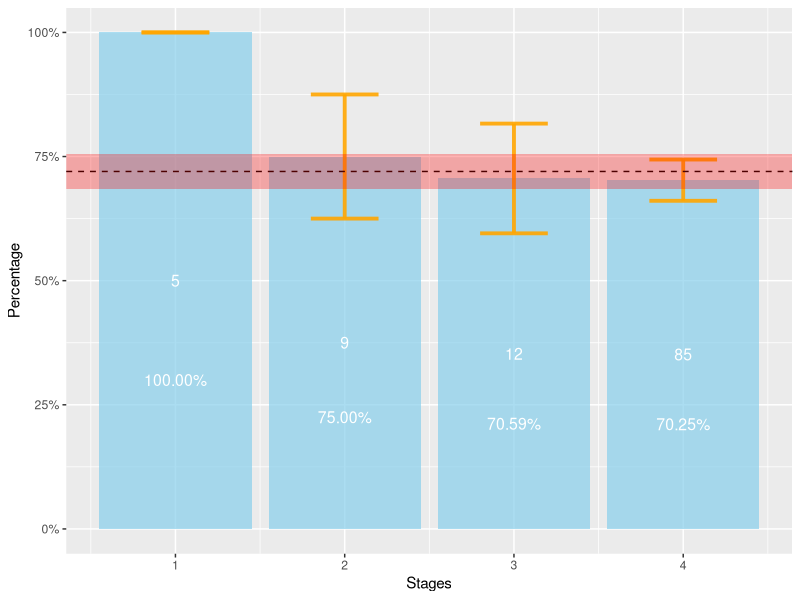
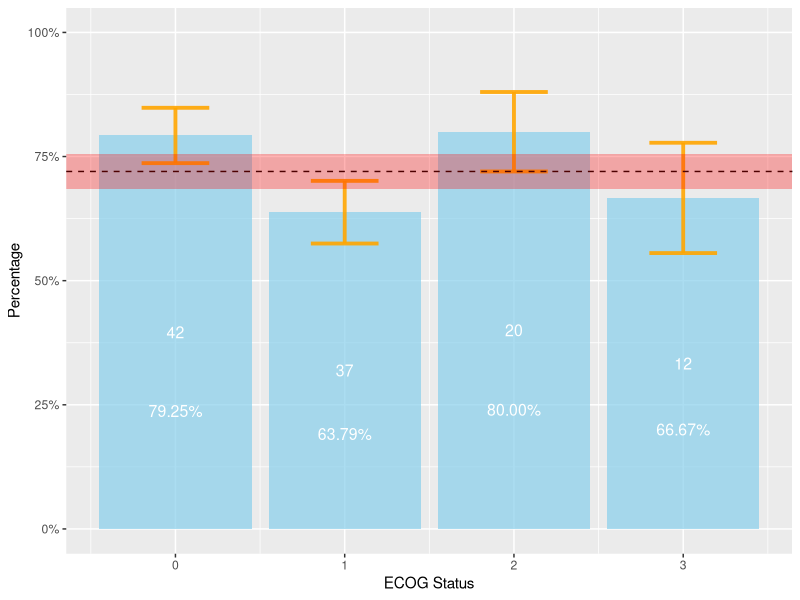
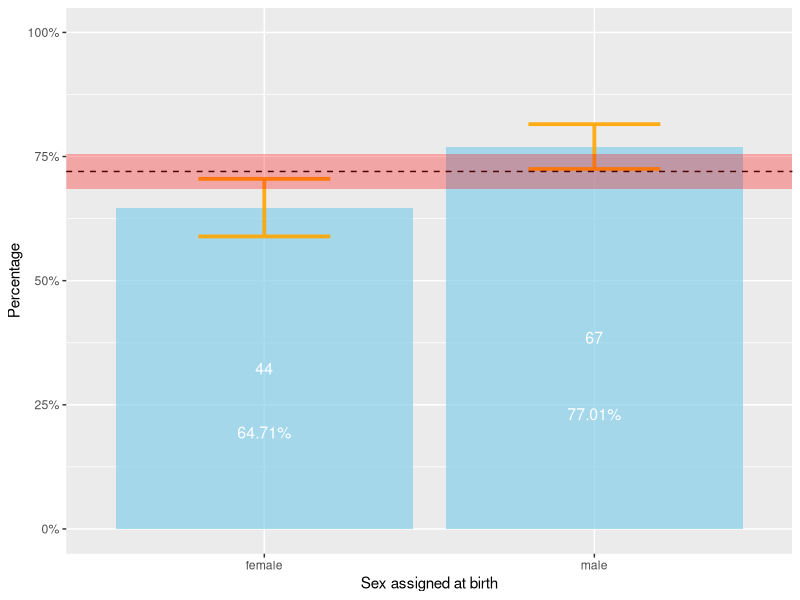
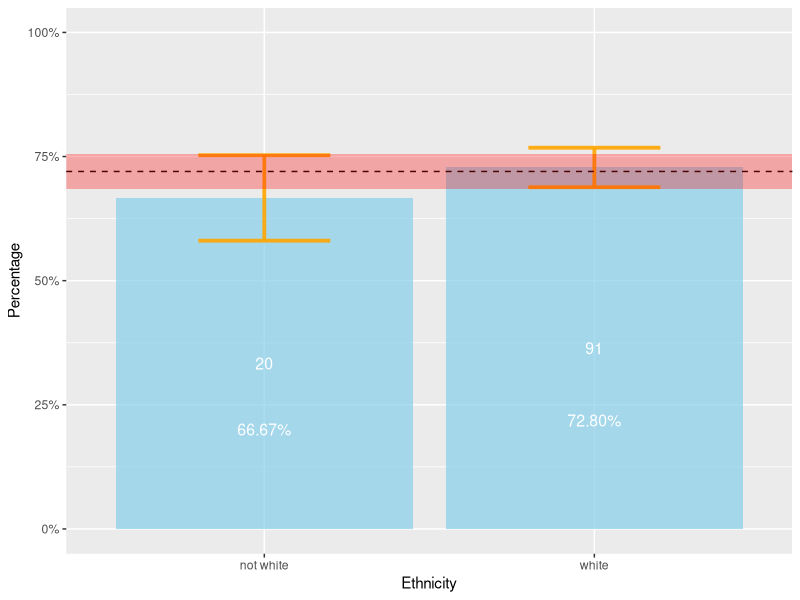
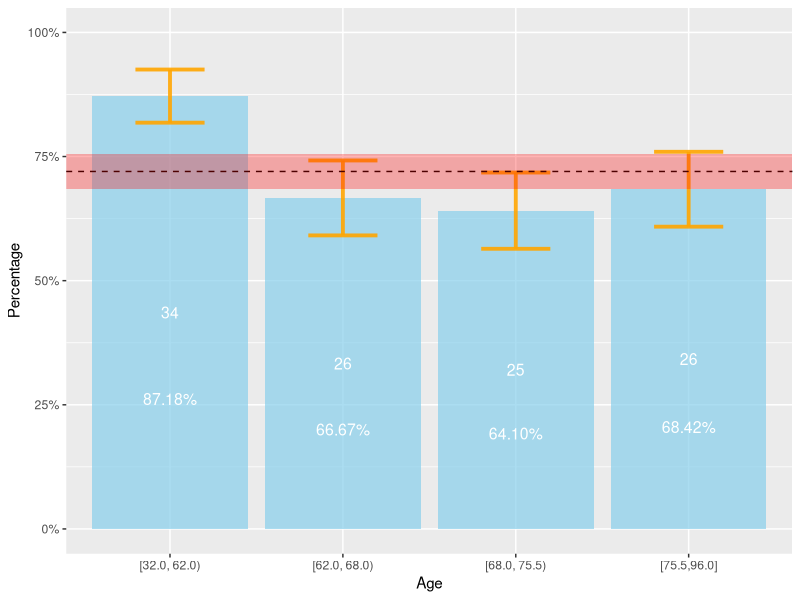
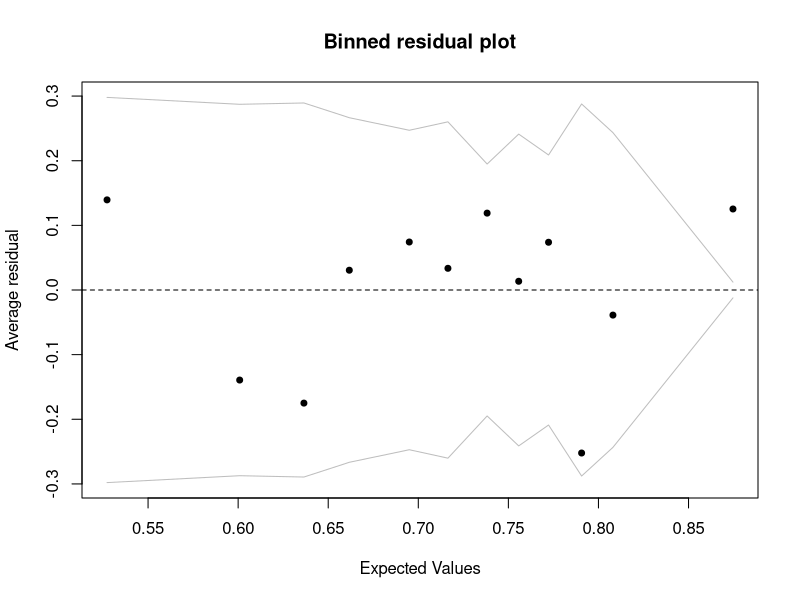

The R source for these figures, in order:
## ---- chunk 1
knitr::opts_chunk$set(echo = TRUE)
## ---- chunk 2
#package we use
library(arm)
library(stringr)
library(dplyr)
library(arm)
library(MASS)
library(tidyverse)
## ---- chunk 3
dat <- read_csv('data.csv')
#second opinion tag 

dat$second_opinion <- str_detect(dat$`Reason No Referral`, pattern = 'second opinion') | str_detect(dat$`Somatic Testing
(y,n,other)`, pattern = 'second opinion')

#number of patients with second opinion
#sum(dat$second_opinion)

#the data we will use for the further analysis(exclude patients with second opinion)
dat_1 <- dat[dat$second_opinion == FALSE,]

#referral rate = ordered test / total number
#re-encoding 
dat_1$test <- ifelse(str_detect(dat_1$`Testing Ordered`, pattern = 'yes'), 1, 0)

#referral rate through time 
dat_1$`Initial Appt (#1-30)`[dat_1$`Initial Appt (#1-30)`> 15 & dat_1$`Initial Appt (#1-30)`< 16]  <- 15
dat_1$`Initial Appt (#1-30)`[dat_1$`Initial Appt (#1-30)`> 22 & dat_1$`Initial Appt (#1-30)`< 23]  <- 22

dat_1$`Genetics Referrals`<- ifelse(dat_1$`# Genetics Referrals` >0, "yes", "no")
dat_1$`Ethnicity/ Ancestry`<- ifelse(dat_1$`Ethnicity/ Ancestry` == "white", "white", "not white")

## ---- chunk 4
# average referral rate
avg_referral <- mean(dat_1$`Genetics Referrals` == 'yes')
#se
sqrt(avg_referral*(1-avg_referral)/nrow(dat_1))
## ---- chunk 5

df5<- dat_1 %>%
  count(`Genetics Referrals`,`Stage at Dx (#0-4)`) %>%
  arrange(`Genetics Referrals`, desc(`Stage at Dx (#0-4)`)) %>% # Rearranging in stacking order  
  group_by(`Stage at Dx (#0-4)`) %>%
  mutate(Freq2 = cumsum(n), # Calculating position of stacked Freq
         prop = n/sum(n),
         percentage = 100* n/sum(n))  # Calculating proportion of Freq

df5$label = paste0(sprintf("%.2f", df5$percentage), "%")
df5$sd<- sqrt( df5$prop*(1-df5$prop) / df5$Freq2)

df_5<- df5 %>% filter(`Genetics Referrals`== "yes")

ggplot(df_5) +
    geom_bar( aes(x=`Stage at Dx (#0-4)`, y=prop), stat="identity", fill="skyblue", alpha=0.7) +
    geom_errorbar(aes(x=`Stage at Dx (#0-4)`, ymin=prop-sd, ymax=prop+sd), width=0.4, colour="orange", alpha=0.9, size=1.3)+
    geom_text(aes(x=`Stage at Dx (#0-4)`, y=prop,label = n), position = position_stack(vjust = 0.5), size = 4, color="white")+
    geom_text(aes(x=`Stage at Dx (#0-4)`, y=prop,label = label), position = position_stack(vjust = 0.3), size = 4, color="white")+
   geom_hline(yintercept = 0.72, color = 'black',linetype  = 2 ) + 
   annotate('ribbon', x = c(-Inf, Inf), ymin = 0.72 -0.036, ymax = 0.72 + 0.036, 
           alpha = 0.3, fill = 'red') + 
    scale_y_continuous(labels = scales::percent)+
    ylab("Percentage")+
    xlab("Stages")
## ---- chunk 6

df6 <- dat_1 %>%
  count(`Genetics Referrals`,`ECOG at Initial (#0-4)`) %>%
  arrange(`Genetics Referrals`, desc(`ECOG at Initial (#0-4)`)) %>% # Rearranging in stacking order  
  group_by(`ECOG at Initial (#0-4)`) %>%
  mutate(Freq2 = cumsum(n), # Calculating position of stacked Freq
         prop = n/sum(n),
         percentage = 100* n/sum(n))  # Calculating proportion of Freq

df6$label = paste0(sprintf("%.2f", df6$percentage), "%")

df6$sd<- sqrt( df6$prop*(1-df6$prop) / df6$Freq2)

df_6<- df6 %>% filter(`Genetics Referrals`== "yes")


ggplot(df_6) +
    geom_bar( aes(x=`ECOG at Initial (#0-4)`, y=prop), stat="identity", fill="skyblue", alpha=0.7) +
    geom_errorbar(aes(x=`ECOG at Initial (#0-4)`, ymin=prop-sd, ymax=prop+sd), width=0.4, colour="orange", alpha=0.9, size=1.3)+
    geom_text(aes(x=`ECOG at Initial (#0-4)`, y=prop,label = n), position = position_stack(vjust = 0.5), size = 4, color="white")+
    geom_text(aes(x=`ECOG at Initial (#0-4)`, y=prop,label = label), position = position_stack(vjust = 0.3), size = 4, color="white")+
      geom_hline(yintercept = 0.72, color = 'black',linetype  = 2 ) + 
   annotate('ribbon', x = c(-Inf, Inf), ymin = 0.72 -0.036, ymax = 0.72 + 0.036, 
           alpha = 0.3, fill = 'red') + 
    scale_y_continuous(labels = scales::percent, limits = c(0,1))+
    ylab("Percentage")+
    xlab("ECOG Status") 
## ---- chunk 7

df7 <- dat_1 %>%
  count(`Genetics Referrals`,`Sex Assigned
at Birth (m/f)`) %>%
  arrange(`Genetics Referrals`, desc(`Sex Assigned
at Birth (m/f)`)) %>% # Rearranging in stacking order  
  group_by(`Sex Assigned
at Birth (m/f)`) %>%
  mutate(Freq2 = cumsum(n), # Calculating position of stacked Freq
         prop = n/sum(n),
         percentage = 100* n/sum(n))  # Calculating proportion of Freq

df7$label = paste0(sprintf("%.2f", df7$percentage), "%")

df7$sd<- sqrt( df7$prop*(1-df7$prop) / df7$Freq2)

df_7<- df7 %>% filter(`Genetics Referrals`== "yes")


ggplot(df_7) +
    geom_bar( aes(x=`Sex Assigned
at Birth (m/f)`, y=prop), stat="identity", fill="skyblue", alpha=0.7) +
    geom_errorbar(aes(x=`Sex Assigned
at Birth (m/f)`, ymin=prop-sd, ymax=prop+sd), width=0.4, colour="orange", alpha=0.9, size=1.3)+
    geom_text(aes(x=`Sex Assigned
at Birth (m/f)`, y=prop,label = n), position = position_stack(vjust = 0.5), size = 4, color="white")+
    geom_text(aes(x=`Sex Assigned
at Birth (m/f)`, y=prop,label = label), position = position_stack(vjust = 0.3), size = 4, color="white")+
      geom_hline(yintercept = 0.72, color = 'black',linetype  = 2 ) + 
   annotate('ribbon', x = c(-Inf, Inf), ymin = 0.72 -0.036, ymax = 0.72 + 0.036, 
           alpha = 0.3, fill = 'red') + 
    scale_y_continuous(labels = scales::percent, limits = c(0,1))+
    ylab("Percentage")+
    xlab("Sex assigned at birth") 
## ---- chunk 8

df8 <- dat_1 %>%
  count(`Genetics Referrals`,`Ethnicity/ Ancestry`) %>%
  arrange(`Genetics Referrals`, desc(`Ethnicity/ Ancestry`)) %>% # Rearranging in stacking order  
  group_by(`Ethnicity/ Ancestry`) %>%
  mutate(Freq2 = cumsum(n), # Calculating position of stacked Freq
         prop = n/sum(n),
         percentage = 100* n/sum(n))  # Calculating proportion of Freq

df8$label = paste0(sprintf("%.2f", df8$percentage), "%")

df8$sd<- sqrt( df8$prop*(1-df8$prop) / df8$Freq2)

df_8<- df8 %>% filter(`Genetics Referrals`== "yes")


ggplot(df_8) +
    geom_bar( aes(x=`Ethnicity/ Ancestry`, y=prop), stat="identity", fill="skyblue", alpha=0.7) +
    geom_errorbar(aes(x=`Ethnicity/ Ancestry`, ymin=prop-sd, ymax=prop+sd), width=0.4, colour="orange", alpha=0.9, size=1.3)+
    geom_text(aes(x=`Ethnicity/ Ancestry`, y=prop,label = n), position = position_stack(vjust = 0.5), size = 4, color="white")+
    geom_text(aes(x=`Ethnicity/ Ancestry`, y=prop,label = label), position = position_stack(vjust = 0.3), size = 4, color="white")+
     geom_hline(yintercept = 0.72, color = 'black',linetype  = 2 ) + 
   annotate('ribbon', x = c(-Inf, Inf), ymin = 0.72 -0.036, ymax = 0.72 + 0.036, 
           alpha = 0.3, fill = 'red') + 
    scale_y_continuous(labels = scales::percent, limits = c(0,1))+
    ylab("Percentage")+
    xlab("Ethnicity") 
## ---- chunk 9
#dat_1$`Age at Dx (#)`
quantile(dat_1$`Age at Dx (#)`)

## ---- chunk 10
dat_1 <- dat_1 %>%
    mutate(quantile = ntile(`Age at Dx (#)`, 4))

df8 <- dat_1 %>%
  count(`Genetics Referrals`,quantile) %>%
  arrange(`Genetics Referrals`, desc(quantile)) %>% # Rearranging in stacking order  
  group_by(quantile) %>%
  mutate(Freq2 = cumsum(n), # Calculating position of stacked Freq
         prop = n/sum(n),
         percentage = 100* n/sum(n))  # Calculating proportion of Freq

df8$label = paste0(sprintf("%.2f", df8$percentage), "%")

df8$sd<- sqrt( df8$prop*(1-df8$prop) / df8$Freq2)

df_8<- df8 %>% filter(`Genetics Referrals`== "yes")

df_8$interval <- c("[75.5,96.0]", "[68.0, 75.5)", "[62.0, 68.0)", "[32.0, 62.0)")

ggplot(df_8) +
    geom_bar( aes(x=interval, y=prop), stat="identity", fill="skyblue", alpha=0.7) +
    geom_errorbar(aes(x=quantile, ymin=prop-sd, ymax=prop+sd), width=0.4, colour="orange", alpha=0.9, size=1.3)+ 
    geom_text(aes(x=quantile, y=prop,label = n), position = position_stack(vjust = 0.5), size = 4, color="white")+
    geom_text(aes(x=quantile, y=prop,label = label), position = position_stack(vjust = 0.3), size = 4, color="white")+
    geom_hline(yintercept = 0.72, color = 'black',linetype  = 2 ) + 
   annotate('ribbon', x = c(-Inf, Inf), ymin = 0.72 -0.036, ymax = 0.72 + 0.036, 
           alpha = 0.3, fill = 'red') + 
    scale_y_continuous(labels = scales::percent, limits = c(0,1))+
    ylab("Percentage")+
    xlab("Age") 
## ---- chunk 11
dat_1$`Genetics Referrals`<- ifelse (dat_1$`Genetics Referrals` == "yes", 1, 0)
## ---- chunk 12
model1 <- glm(`Genetics Referrals` ~  `Stage at Dx (#0-4)` + 
                `ECOG at Initial (#0-4)` +
                `Age at Dx (#)` + 
                `Ethnicity/ Ancestry` + `Sex Assigned
at Birth (m/f)` , family = "binomial", data = dat_1)
summary(model1)
## ---- chunk 13
binnedplot(fitted(model1), 
           residuals(model1, type = "response"), 
           xlab = "Expected Values", 
           ylab = "Average residual", 
           main = "Binned residual plot",
           cex.pts = 0.8, 
           col.pts = 1, 
           col.int = "gray")
## ---- chunk 14
model2 <- glm(`Genetics Referrals` ~   `ECOG at Initial (#0-4)` 
              + `Age at Dx (#)` + 
                `Ethnicity/ Ancestry` + 
                `Sex Assigned
at Birth (m/f)` ,
family = "binomial", data = dat_1)
summary(model2)
## ---- chunk 15
model3 <- glm(`Genetics Referrals` ~  `Stage at Dx (#0-4)` +  
                `Age at Dx (#)` + 
                `Ethnicity/ Ancestry` +
                `Sex Assigned
at Birth (m/f)` , family = "binomial", data = dat_1)
summary(model3)
